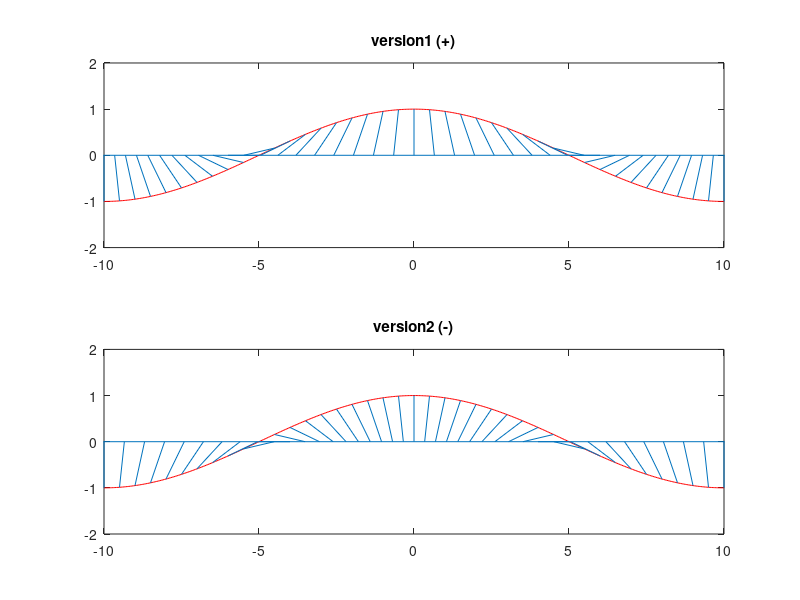

The MATLAB script that drew this image:
clc
clear all
y_c=0;


a=1;
w=pi/10;

%creating proposed path 
x=-10:5/100:10;
y=a*cos(w*x);

figure(1)

subplot(2,1,1)
plot(x,y,'r');
axis([-10 10 -2 2])
title('version1 (+)')
line([-20;20],[0;0]);


for x_p = -10:0.5:10
    x_c=x_p + sin((w)*x_p);
    y_p=cos((w)*x_p);
    line([x_p;x_c],[y_p;y_c]);
end

subplot(2,1,2)
plot(x,y,'r');
axis([-10 10 -2 2])
title('version2 (-)')
line([-20;20],[0;0]);


for x_p = -10:0.5:10
    x_c=x_p - sin((w)*x_p);
    y_p=cos((w)*x_p);
    line([x_p;x_c],[y_p;y_c]);
end


